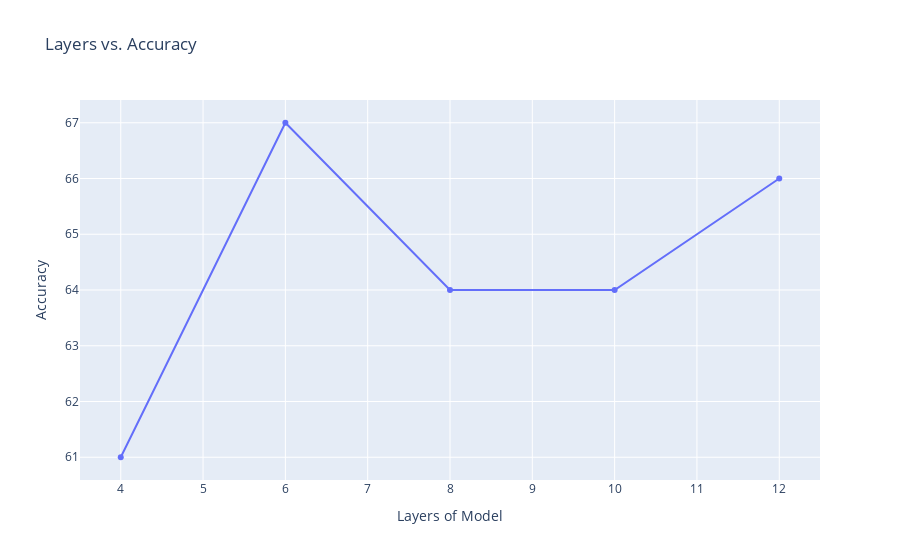

Source (notebook cell):
### Markdown cell above
# Graph between Layers and Accuracy

### Code cell
fig_model_size = go.Figure()
fig_model_size.add_trace(go.Scatter(x=layers, y=accuracy, mode='lines+markers'))
fig_model_size.update_layout(title='Layers vs. Accuracy', xaxis_title='Layers of Model', yaxis_title='Accuracy')
fig_model_size.show()

### Figure 1 — Plotly figure (JSON) as saved in the notebook; plotly's stock layout.template omitted (floating-point values rounded to 4 significant figures)
{"data": [{"mode": "lines+markers", "type": "scatter", "x": [4, 6, 8, 10, 12], "y": [61, 67, 64, 64, 66]}], "layout": {"title": {"text": "Layers vs. Accuracy"}, "xaxis": {"title": {"text": "Layers of Model"}}, "yaxis": {"title": {"text": "Accuracy"}}}}
